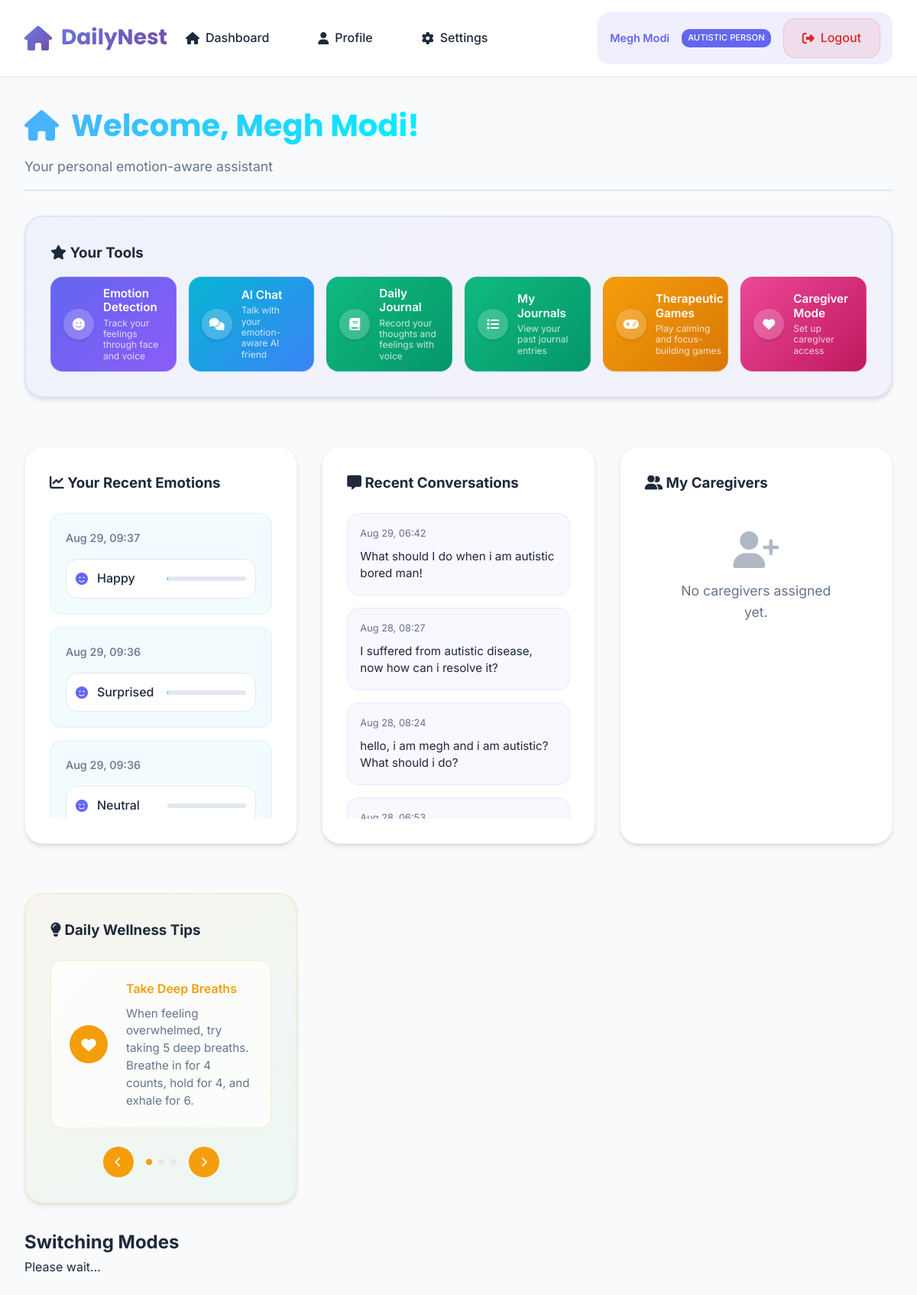
/autistic-dashboard/ (signed in), run on an earlier commit of the app's database.
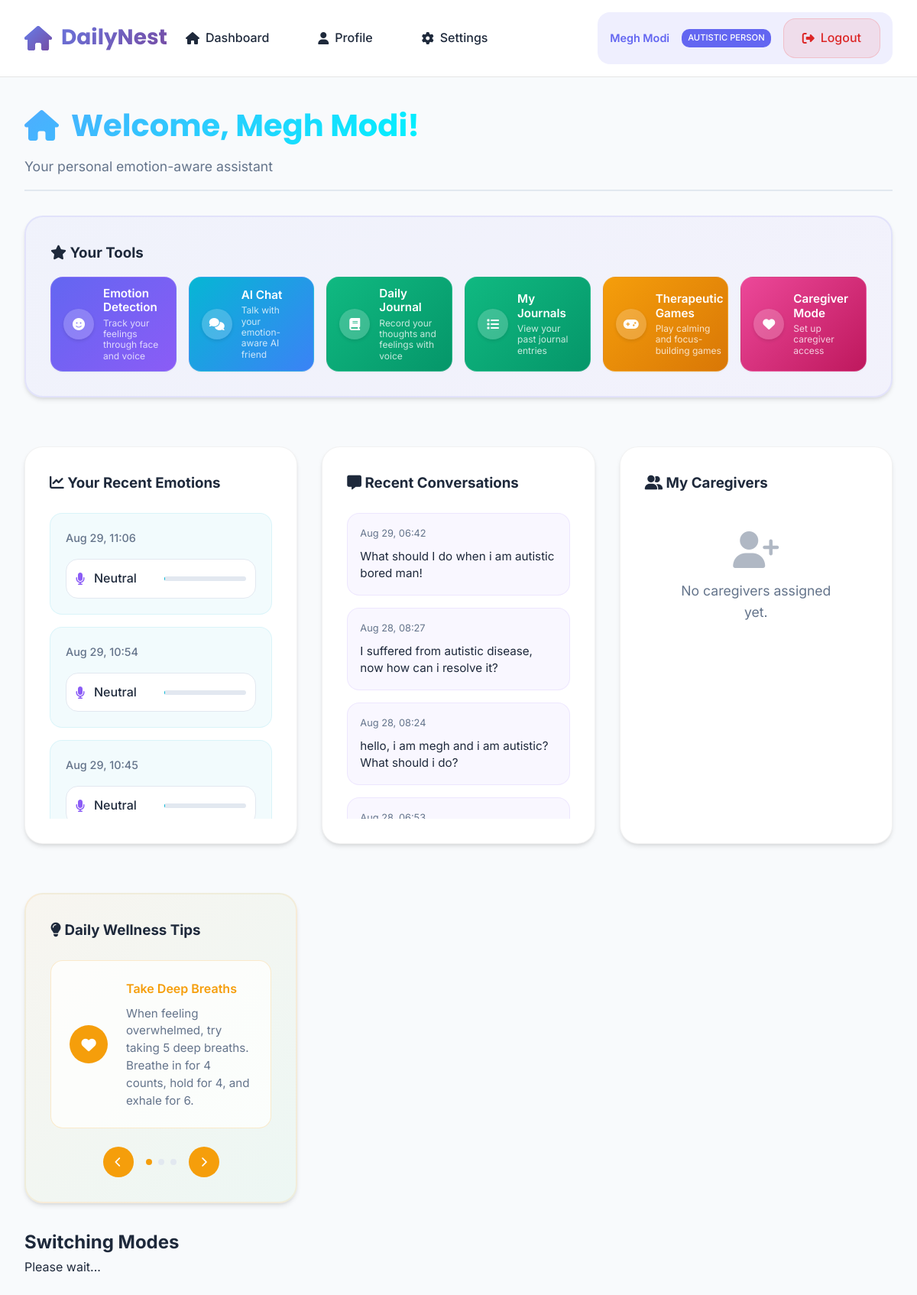
And on a later commit of the database.
### DailyNest/models.py (models this page shows, shortened)
class EmotionRecord(models.Model):
    EMOTION_CHOICES = [
        ('happy', 'Happy'),
        ('sad', 'Sad'),
        ('angry', 'Angry'),
        ('surprised', 'Surprised'),
        ('neutral', 'Neutral'),
        ('calm', 'Calm'),
        ('excited', 'Excited'),
        ('fear', 'Fear'),
        ('disgust', 'Disgust'),
    ]
    user = models.ForeignKey('CustomUser', on_delete=models.CASCADE, null=True, blank=True)
    timestamp = models.DateTimeField(default=timezone.now, db_index=True)
    face_emotion = models.CharField(max_length=50, choices=EMOTION_CHOICES, null=True, blank=True)
    voice_emotion = models.CharField(max_length=50, choices=EMOTION_CHOICES, null=True, blank=True)
    face_confidence = models.FloatField(default=0.0, help_text="Confidence score for face emotion (0-1)")
    voice_confidence = models.FloatField(default=0.0, help_text="Confidence score for voice emotion (0-1)")
    notes = models.TextField(blank=True)
    class Meta:
        ordering = ['-timestamp']
        indexes = [
            models.Index(fields=['timestamp']),
            models.Index(fields=['face_emotion']),
            models.Index(fields=['voice_emotion']),
        ]

class ChatMessage(models.Model):
    SENDER_CHOICES = [
        ('user', 'User'),
        ('bot', 'Bot'),
    ]
    user = models.ForeignKey('CustomUser', on_delete=models.CASCADE, null=True, blank=True)
    sender = models.CharField(max_length=10, choices=SENDER_CHOICES)
    message = models.TextField()
    timestamp = models.DateTimeField(default=timezone.now)
    emotion_context = models.ForeignKey(EmotionRecord, on_delete=models.SET_NULL, null=True, blank=True)
    is_bot = models.BooleanField(default=False)

### DailyNest/views.py (the view)
# urls.py: path('autistic-dashboard/', views.autistic_dashboard, name='autistic_dashboard'),
@login_required
def autistic_dashboard(request):
    from .models import CareRelationship
    recent_emotions = EmotionRecord.objects.filter(user=request.user).order_by('-timestamp')[:5]
    recent_chats = ChatMessage.objects.filter(sender='user').order_by('-timestamp')[:5]
    caregiver_relationships = CareRelationship.objects.filter(
        autistic_person=request.user,
        is_active=True
    ).select_related('caregiver')
    show_emotion_check = False
    if request.user.is_authenticated:
        preference = UserPreference.objects.get_or_create(user=request.user)[0]
        if not preference.skip_emotion_checks:
            last_check = preference.last_emotion_check
            interval = preference.emotion_check_interval
            now = timezone.now()
            user_just_logged_in = False
            if hasattr(request.user, 'last_login') and request.user.last_login:
                time_since_login = now - request.user.last_login
                user_just_logged_in = time_since_login.total_seconds() < 300  # 5 minutes
            if interval == 0:
                show_emotion_check = False
            elif interval == -2:
                if user_just_logged_in:
                    show_emotion_check = True
            elif interval == -1:
                current_hour = now.hour
                if 8 <= current_hour <= 10:
                    if last_check is None or last_check.date() < now.date():
                        show_emotion_check = True
            elif interval > 0:
                if last_check is None or (now - last_check) > timedelta(hours=interval):
                    show_emotion_check = True
            if user_just_logged_in and interval != -2:
                if last_check is None or last_check.date() < now.date():
                    show_emotion_check = True
    context = {
        'recent_emotions': recent_emotions,
        'recent_chats': recent_chats,
        'caregiver_relationships': caregiver_relationships,
        'show_emotion_check': show_emotion_check,
    }
    return render(request, 'dashboards/autistic_dashboard.html', context)

### DailyNest/templates/dashboards/autistic_dashboard.html (shortened to what the changed rows need)
{% extends 'base.html' %}
{% load static %}
{% block content %}
<div class="dashboard-header">
    <div class="dashboard-title">
        <h1><i class="fas fa-home"></i> Welcome, {{ user.name }}!</h1>
    </div>
</div>
<div class="dashboard-grid">
    <div class="card">
        <div class="emotions-list">
            {% for emotion in recent_emotions %}
                <div class="emotion-card">
                    <div class="emotion-time">
                        {{ emotion.timestamp|date:"M d, H:i" }}
                    </div>
                    <div class="emotion-content">
                        {% if emotion.face_emotion %}
                            <div class="emotion-item face">
                                <i class="fas fa-smile"></i>
                                <span>{{ emotion.face_emotion|title }}</span>
                                <div class="confidence-bar">
                                </div>
                            </div>
                        {% endif %}
                        {% if emotion.voice_emotion %}
                            <div class="emotion-item voice">
                                <i class="fas fa-microphone"></i>
                                <span>{{ emotion.voice_emotion|title }}</span>
                                <div class="confidence-bar">
                                </div>
                            </div>
                        {% endif %}
                    </div>
                </div>
            {% empty %}
                <div class="empty-state">
                    <i class="fas fa-smile"></i>
                    <p>No emotions recorded yet. Try the emotion detection tool!</p>
                    <a href="{% url 'emotion' %}" class="btn btn-primary">Start Tracking</a>
                </div>
            {% endfor %}
        </div>
    </div>
    <div class="card">
        <div class="chats-list">
            {% for chat in recent_chats %}
                <div class="chat-card">
                    <div class="chat-time">
                        {{ chat.timestamp|date:"M d, H:i" }}
                    </div>
                    <div class="chat-message">
                        {{ chat.message|truncatewords:15 }}
                    </div>
                </div>
            {% empty %}
                <div class="empty-state">
                    <i class="fas fa-comments"></i>
                    <p>No conversations yet. Start chatting with your AI friend!</p>
                    <a href="{% url 'chat' %}" class="btn btn-primary">Start Chatting</a>
                </div>
            {% endfor %}
        </div>
    </div>
</div>
<div id="modeTransition" class="mode-transition">
    <div class="mode-transition-content">
        <h2 id="transitionTitle">Switching Modes</h2>
    </div>
</div>
{% endblock %}

What changed in the data, as far as the page shows it:
no longer on this page (row unchanged): EmotionRecord: timestamp "Aug 29, 09:37", face_emotion "Happy"
no longer on this page (row unchanged): EmotionRecord: timestamp "Aug 29, 09:36", face_emotion "Surprised"
no longer on this page (row unchanged): EmotionRecord: timestamp "Aug 29, 09:36", face_emotion "Neutral"
added EmotionRecord: timestamp "Aug 29, 11:06", voice_emotion "Neutral"
added EmotionRecord: timestamp "Aug 29, 10:54", voice_emotion "Neutral"
added EmotionRecord: timestamp "Aug 29, 10:45", voice_emotion "Neutral"
